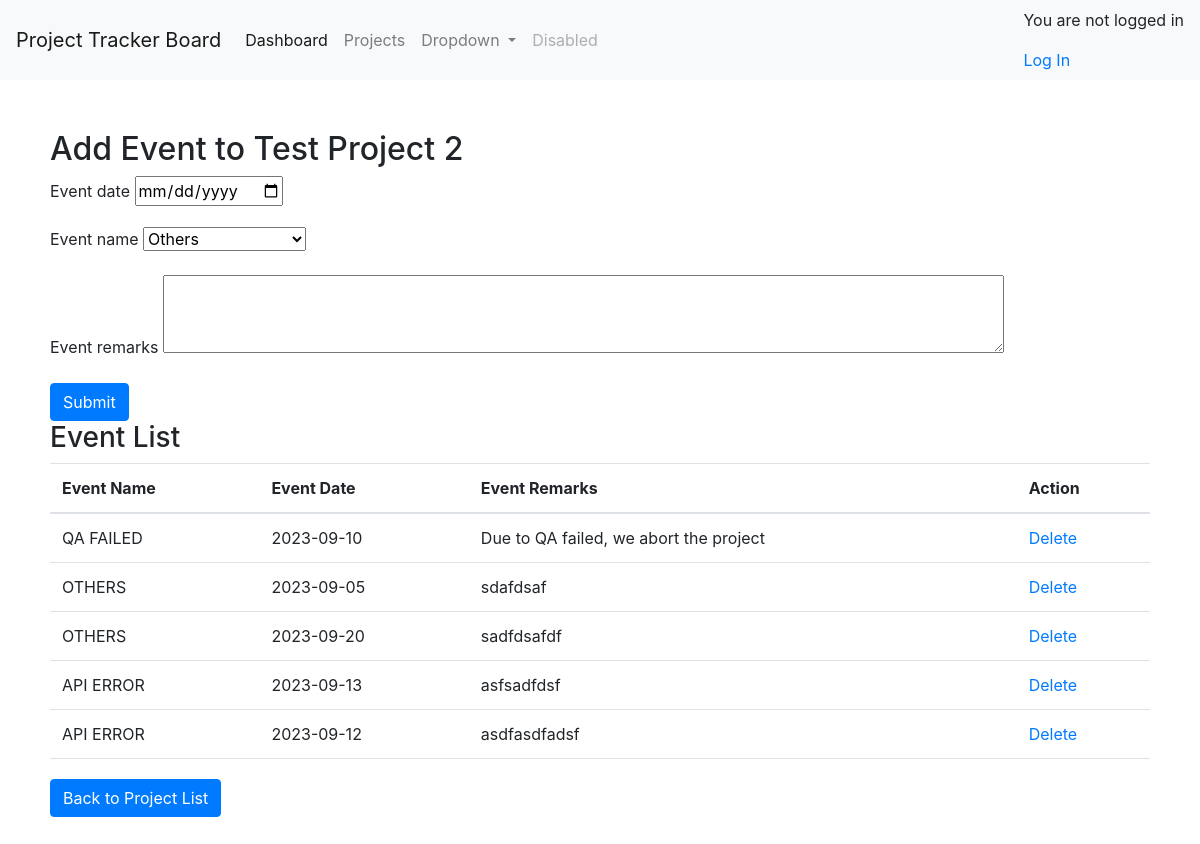
The app's page /project/add_event/1/, older data.
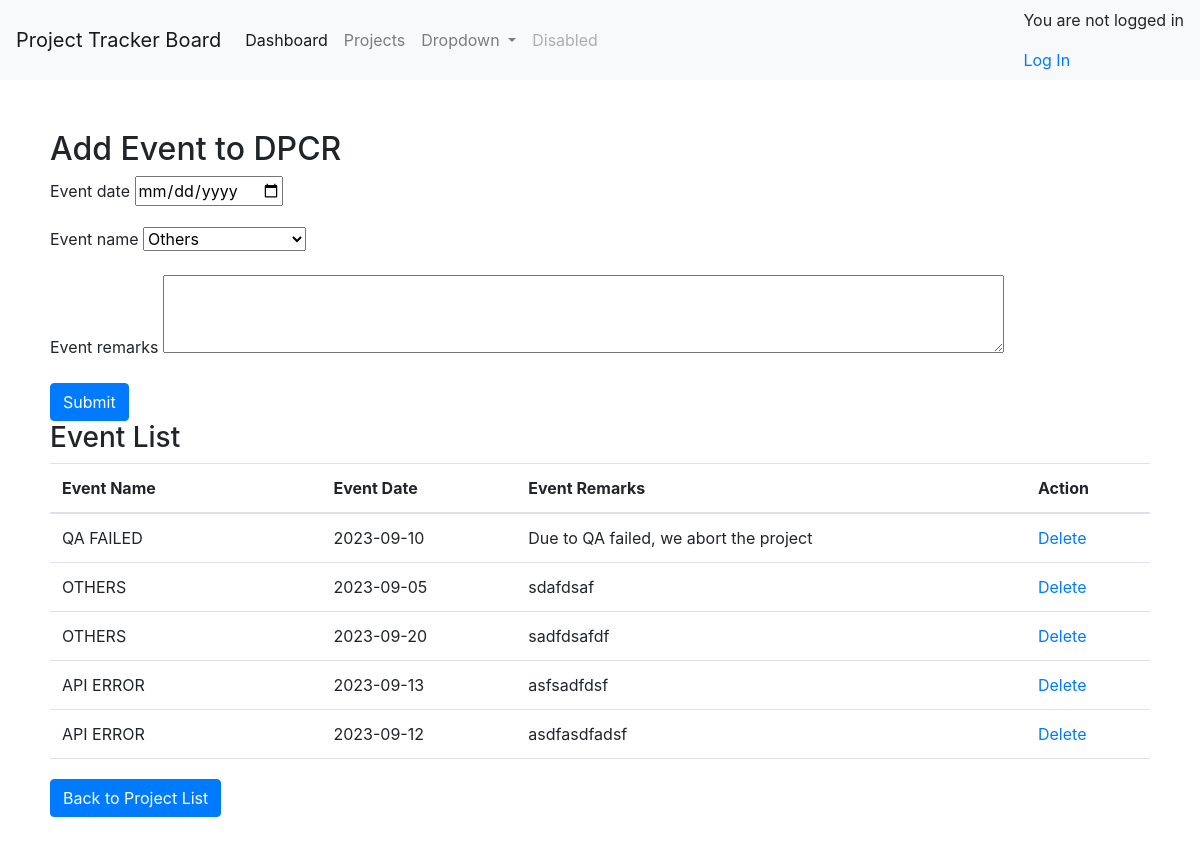
The same page, newer data.
### employee/models.py (models this page shows)
class Project(models.Model):
    PROJECT_STATUS = PROJECT_STATUS_CHOICES
    project_id = models.AutoField(primary_key=True)
    project_name = models.CharField(max_length=100)
    due_date = models.DateField(null=True, blank=True)
    revised_due_date = models.DateField(null=True, blank=True)
    completion_date = models.DateField(null=True, blank=True)
    total_deviation_days=models.IntegerField(default=0)
    team_lead=models.CharField(max_length=50,blank=True)
    project_poc=models.CharField(max_length=50,blank=True)
    notification_sms_recipient=models.CharField(max_length=100, blank=True)
    notification_email_recipient=models.CharField(max_length=100, blank=True)
    block_status=models.BooleanField(default=False)
    inserted_by=models.CharField(max_length=250,default="admin",blank=True)
    insert_date=models.DateTimeField(auto_now_add=True)
    updated_by=models.CharField(max_length=250,default="admin",blank=True)
    update_date=models.DateTimeField(auto_now_add=True)
    remarks=models.CharField(max_length=250,blank=True)
    project_status = models.CharField(max_length=20, choices=PROJECT_STATUS)
    class Meta:
        managed = True
        db_table = "project"

### employee/views_project.py (the view)
# urls.py: path('project/add_event/<int:id>/', views_project.add_event_to_project, name='add_event_to_project'),
def add_event_to_project(request,id):
    project = get_object_or_404(Project, pk=id)
    if request.method == 'POST':
        event_form = EventForm(request.POST)
        if event_form.is_valid():
            event = event_form.save(commit=False)
            event.project = project
            event.save()
            return redirect('add_event_to_project', id );
    else:
        events = Event.objects.filter(project=project)
    project_form = ProjectForm(instance=project)
    event_form = EventForm()
    context = {
        'project': project,
        'events': events,  # Pass the QuerySet of events to the template
        'project_form': project_form,
        'event_form': event_form,
    }
    return render(request, 'project/add_event_to_project.html', context)

### employee/forms.py (shortened to what this page needs)
class ProjectForm(forms.ModelForm):
    project_status = forms.ChoiceField(choices=PROJECT_STATUS_CHOICES, initial='initiated')
    class Meta:
        model = Project
        fields = "__all__"
        exclude=['inserted_by','updated_by']
        widgets = {
            'due_date': DateInput(),
            'revised_due_date': DateInput() ,
            'completion_date': DateInput() ,
            'remarks': forms.Textarea(attrs={'rows': 3, 'cols': 50}),
        }

class EventForm(forms.ModelForm):
    event_name = forms.ChoiceField(choices=EVENT_NAME_CHOICES, initial='OTHERS')
    class Meta:
        model = Event
        fields = ['event_date','event_name','event_remarks']
        widgets = {
            'event_remarks': forms.Textarea(attrs={'rows': 3, 'cols': 80}),  # Customize the rows and cols as needed
            'event_date': DateInput(),
        }

### employee/templates/project/add_event_to_project.html (shortened to what this page needs)
{% extends "base.html" %}
{% block content %}
  <h2>Add Event to {{ project.project_name }}</h2>
  <form method="post" action="{% url 'add_event_to_project' project.project_id %}">
    {% for field in event_form %}
      <div class="form-group">
        <label for="{{ field.id_for_label }}" class="form-label">{{ field.label }}</label>
        {{ field }}
      </div>
    {% endfor %}
    <button type="submit" class="btn btn-primary">Submit</button>
  </form>
  <h3>Event List</h3>
  <div class="event-list-table">
    <table class="table" class="scrollable-table">
      <thead>
        <tr>
          <th>Event Name</th>
          <th>Event Date</th>
          <th>Event Remarks</th>
          <th>Action</th>
        </tr>
      </thead>
      <tbody >
        {% for event in events %}
        <tr>
          <td>{{ event.event_name }}</td>
          <td>{{ event.event_date }}</td>
          <td>{{ event.event_remarks }}</td>
          <td><a href="/project/delete_event/{{ event.id }}">Delete</a></td>
        </tr>
        {% empty %}
        <tr>
          <td colspan="2">No events found for this project.</td>
        </tr>
        {% endfor %}
      </tbody>
    </table>
  </div>
  <a href="/project/index" class="btn btn-primary mt-3">Back to Project List</a>
{% endblock %}

Row changes from the older to the newer data that the page shows:
changed Project: project_name "Test Project 2" → "DPCR"
